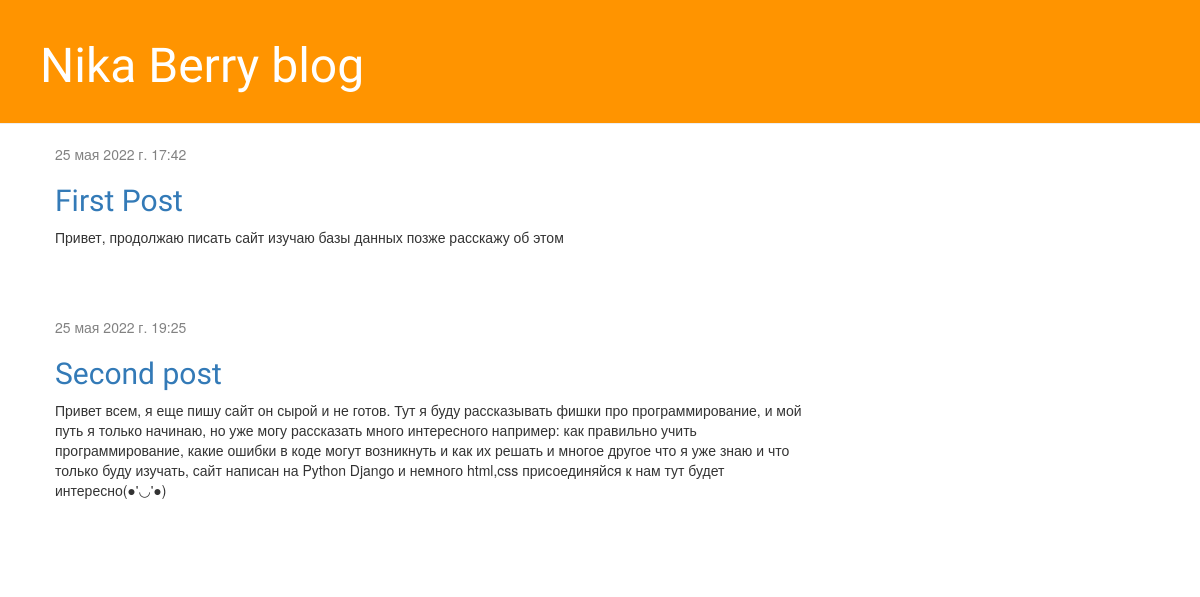
Before: / with the older database file.
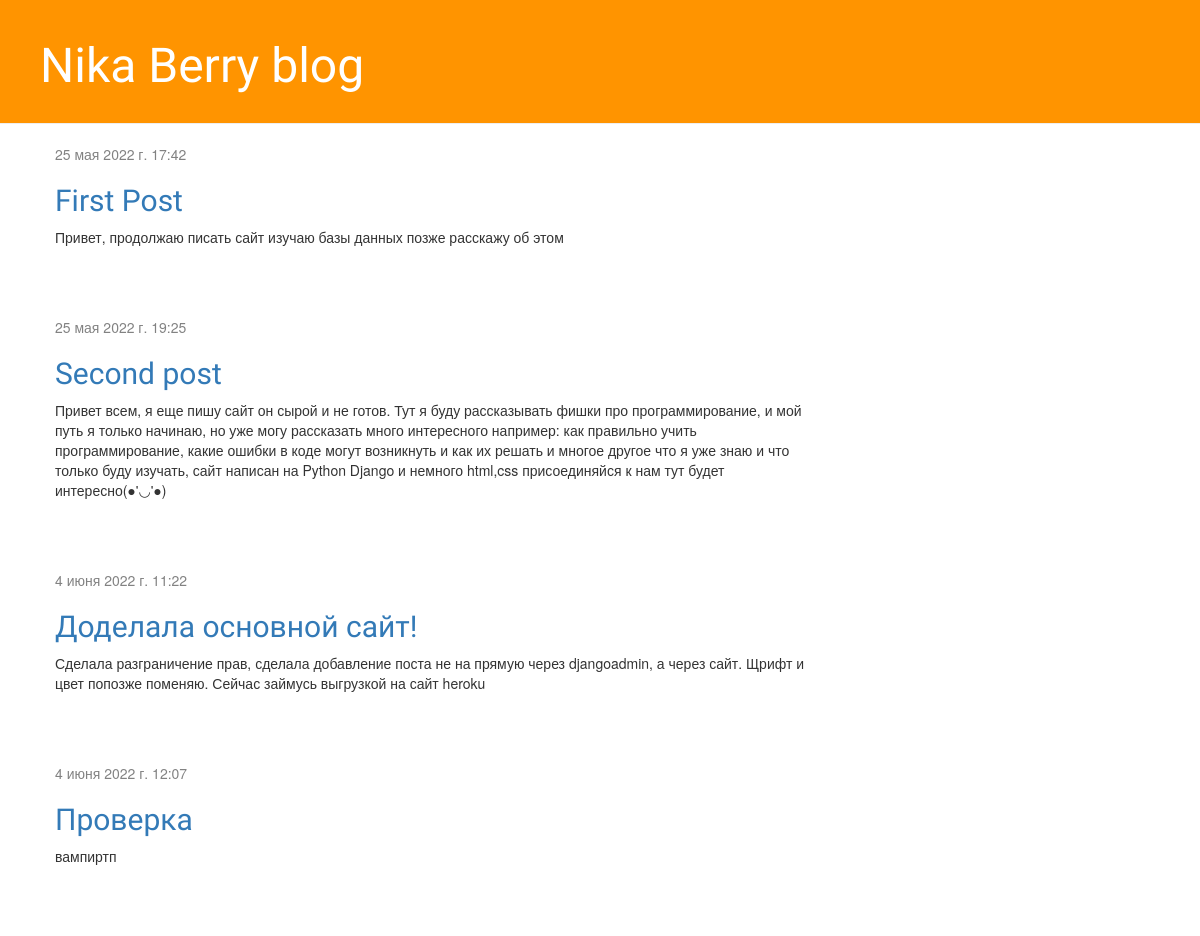
After: the same page with the newer database file.
### blog/models.py (models this page shows, shortened)
class Post(models.Model):
    author = models.ForeignKey(settings.AUTH_USER_MODEL, on_delete=models.CASCADE)
    title = models.CharField(max_length=200)
    text = models.TextField()
    created_date = models.DateTimeField(default=timezone.now)
    published_date = models.DateTimeField(blank=True, null=True)

### blog/views.py (the view)
# urls.py: path('', views.post_list, name='post_list'),
def post_list(request):
    posts = Post.objects.filter(published_date__lte=timezone.now()).order_by('published_date')
    return render(request, 'blog/post_list.html', {'posts': posts})

### blog/templates/blog/post_list.html (shortened to what this page needs)
{% extends 'blog/base.html' %}
{% load static %}
                {% block content %}
                    {% for post in posts %}
                         <article class="post">
                            <time class="date">
                                {{ post.published_date }}
                            </time>
                            <h2><a href="{% url 'post_detail' pk=post.pk %}">{{ post.title }}</a></h2>
                            <p>{{ post.text|linebreaksbr }}</p>
                         </article>
                    {% endfor %}
                {% endblock %}

### blog/templates/blog/base.html (shortened to what this page needs)
{% load static %}
<html>
    <head>
        <link rel="stylesheet" href="//maxcdn.bootstrapcdn.com/bootstrap/3.2.0/css/bootstrap.min.css">
        <link rel="stylesheet" href="//maxcdn.bootstrapcdn.com/bootstrap/3.2.0/css/bootstrap-theme.min.css">
        <link rel="stylesheet" href="{% static 'css/blog.css' %}">
    </head>
<body>
    <div class="page-header">
        <h1><a href="/">Nika Berry blog</a></h1>
    </div>
    <div class="content container">
        <div class="row">
            <div class="col-md-8">
            {% block content %}
            {% endblock %}
            </div>
        </div>
    </div>
</body>
</html>

### blog/static/css/blog.css (style rules this page uses)
h1 a { color: #c76864; font-family: 'Lobster'; }
.page-header { background-color: #ff9400; margin-top: 0; padding: 20px 20px 20px 40px; }
.page-header h1, .page-header h1 a, .page-header h1 a:visited, .page-header h1 a:active { color: #ffffff; font-size: 36pt; text-decoration: none; }
.content { margin-left: 40px; }
h1, h2, h3, h4 { font-family: 'Lobster', cursive; }
.date { color: #828282; }
.post { margin-bottom: 70px; }

Changed rows visible on the page:
added Post: published_date "4 июня 2022 г. 11:22", title "Доделала основной сайт!", text "Сделала разграничение прав, сделала добавление поста не на прямую через djangoadmin, а через сайт. Щрифт и цвет попозже поменяю. Сейчас займусь выгрузкой на сайт heroku"
added Post: published_date "4 июня 2022 г. 12:07", title "Проверка", text "вампиртп"
